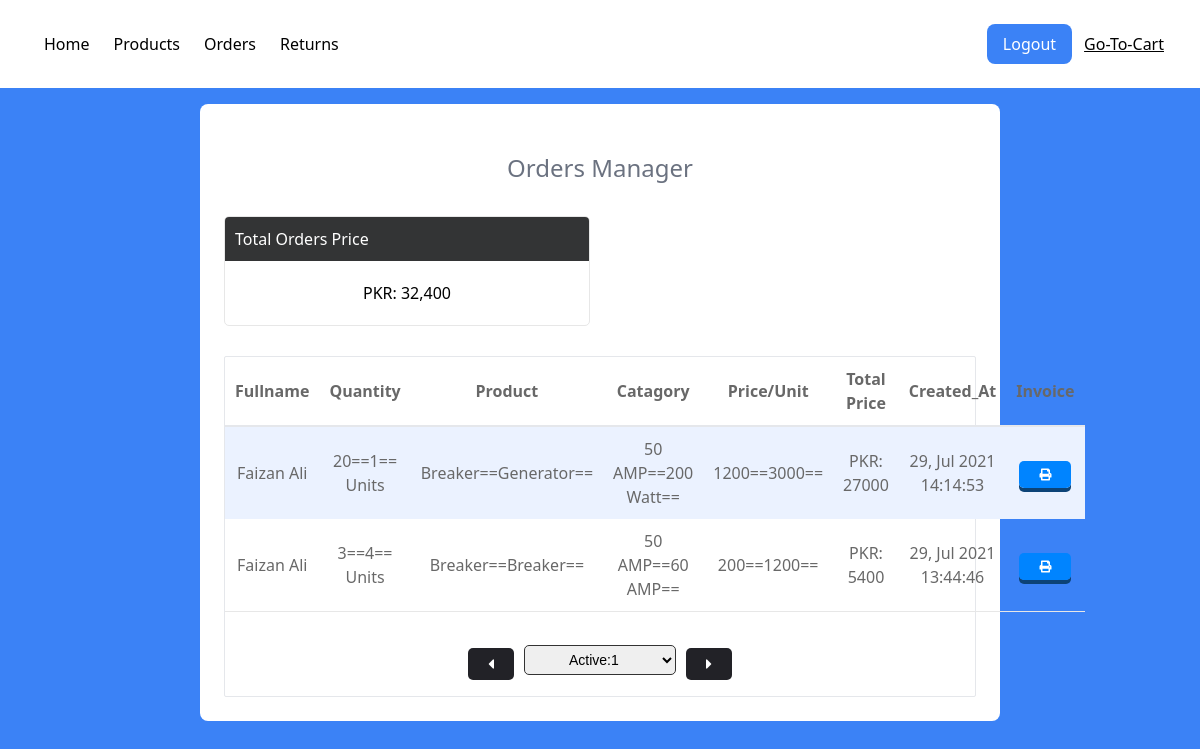
The app's page /orders.php (signed in) with its own data.
### tables this page shows
CREATE TABLE `orders_db` (
  `oid` int(255) NOT NULL,
  `fullname` varchar(255) NOT NULL,
  `quantity` varchar(255) NOT NULL,
  `product` varchar(255) NOT NULL,
  `created_at` varchar(255) NOT NULL,
  `catagory` varchar(255) NOT NULL,
  `price_per_unit` varchar(255) NOT NULL,
  `total_price` varchar(255) NOT NULL
);

### orders.php (the view, shortened to what this page needs)
<?php require_once('./config/api.php') ?>
<?php
    $sql = "SELECT * FROM orders_db";
    $total = mysqli_query($con, $sql);
    $price = 0;
    if(mysqli_num_rows($total) > 0){
        while($row = mysqli_fetch_object($total)){
            $price += $row->total_price;
        }
    }
?>
<!DOCTYPE html>
<html lang="en">
<head>
    <link href="https://unpkg.com/tailwindcss@^2/dist/tailwind.min.css" rel="stylesheet">
    <link rel="stylesheet" href="https://cdnjs.cloudflare.com/ajax/libs/font-awesome/5.15.3/css/all.min.css"
    />
    <link rel="stylesheet" href="./css/styling.css">
</head>
<body class="bg-blue-500">
    <?php include('./views/nav.php') ?>
    <div class="w-full flex justify-center items-center">
        <div class="w-8/12 border-rounded p-6 bg-white rounded-lg">
            <div class="flex items-center justify-center">
                <h1 class="text-gray-500 mb-2 text-center text-2xl py-6">Orders Manager</h1>
            </div>
            <div class="mygrid mygrid-2">
                <div class="box">
                    <h1>Total Orders Price</h1>
                    <p>PKR: <?php echo number_format($price); ?></p>
                </div>
            </div>
            <div class="border rounded-sm">
                <table class="w-full text-center table">
                    <tr class="border-b-2">
                        <th>Fullname</th>
                        <th>Quantity</th>
                        <th>Product</th>
                        <th>Catagory</th>
                        <th>Price/Unit</th>
                        <th>Total Price</th>
                        <th>Created_At</th>
                        <th>Invoice</th>
                    </tr>
                    <?php
                        $sql = "SELECT * from orders_db ORDER BY oid desc LIMIT $offset, $limit";
                        $res = mysqli_query($con, $sql);
                        if(mysqli_num_rows($res) > 0){
                            while($row = mysqli_fetch_object($res)){
                    ?>
                    <tr>
                        <td><?php echo $row->fullname; ?></td>
                        <td><?php echo $row->quantity; ?> Units</td>
                        <td><?php echo $row->product; ?></td>
                        <td><?php echo $row->catagory; ?></td>
                        <td><?php echo $row->price_per_unit; ?></td>
                        <td>PKR: <?php echo $row->total_price; ?></td>
                        <td><?php echo $row->created_at; ?></td>
                        <td><a href="print.php?print=<?php echo $row->oid; ?>" target="_blank"><i class="fas fa-print"></i></a></td>
                    </tr>
                    <?php } } ?>
                </table>
                <?php
                    $sql = "SELECT COUNT(*) from orders_db";
                    $res = mysqli_query($con, $sql);
                    $total_rows = mysqli_fetch_array($res)[0];
                    $total_page = ceil($total_rows / $limit);
                ?>
                <div class="pagination">
                    <ul>
                        <li>
                            <a class="nav-link" href="<?php if($page <= 1){echo '#';}else{echo "?page=".$page -1;} ?>"><i class="fas fa-caret-left"></i></a>
                        </li>
                        <li>
                            <form action="orders.php" method="GET">
                                <select name="page" onchange="this.form.submit()">
                                    <?php
                                        echo "<option value='$page'>Active:".$page."</option>";
                                    ?>
                                </select>
                            </form>
                        </li>
                        <li>
                            <a class="nav-link" href="<?php if($page == $total_page ){echo '#';}else{echo "?page=".$page + 1;} ?>"><i class="fas fa-caret-right"></i></a>
                        </li>
                    </ul>
                </div>
            </div>
        </div>
    </div>
</body>
</html>

### css/styling.css (style rules this page uses)
* { margin: 0px; padding: 0px; -webkit-box-sizing: border-box; box-sizing: border-box; outline: none; text-decoration: none; }
* a { text-decoration: none; }
body { width: 100%; height: 100%; }
.table tr th, .table tr td { padding: 10px; color: #686868; }
.table tr th a, .table tr td a { padding: 5px 20px; color: white; background-color: #0084ff; border-radius: 5px; -webkit-box-shadow: 0px 4px #0c4377; box-shadow: 0px 4px #0c4377; font-size: 12px; }
.table tr:nth-child(even) { background-color: #ebf2ff; }
.mygrid { display: -ms-grid; display: grid; -ms-grid-columns: (1fr)[3]; grid-template-columns: repeat(3, 1fr); gap: 20px; margin-bottom: 30px; }
.mygrid .box { border: 1px #e7e7e7 solid; border-radius: 5px; overflow: hidden; }
.mygrid .box h1 { background-color: #333435; padding: 10px; color: white; }
.mygrid .box p { text-align: center; padding: 20px; }
.mygrid-2 { display: -ms-grid; display: grid; -ms-grid-columns: (1fr)[2]; grid-template-columns: repeat(2, 1fr); }
.table { max-width: 1200px; height: 100%; padding: 50px 1em; margin: auto; border-bottom: 1px #e7e7e7 solid; margin-bottom: 20px; }
.pagination { text-align: center; display: -webkit-box; display: -ms-flexbox; display: flex; -webkit-box-pack: center; -ms-flex-pack: center; justify-content: center; }
.pagination ul { list-style: none; display: -webkit-box; display: -ms-flexbox; display: flex; }
.pagination ul li { padding: 20px 0px; }
.pagination ul li form { margin: 0px 10px; margin-top: -7px; }
.pagination ul li form select { padding: 5px 40px; border: 1px #333 solid; border-radius: 5px; font-family: 'Poppins', sans-serif; font-size: 14px; }
.pagination ul li a { padding: 5px 20px; background-color: #222227; color: white; border-radius: 5px; margin-top: 20px; }

### records on screen
orders_db: fullname "Faizan Ali", quantity "20==1==", product "Breaker==Generator==", catagory "50 AMP==200 Watt==", price_per_unit "1200==3000==", total_price "27000", created_at "29, Jul 2021 14:14:53"
orders_db: fullname "Faizan Ali", quantity "3==4==", product "Breaker==Breaker==", catagory "50 AMP==60 AMP==", price_per_unit "200==1200==", total_price "5400", created_at "29, Jul 2021 13:44:46"

### other values on screen
$price "32,400"
